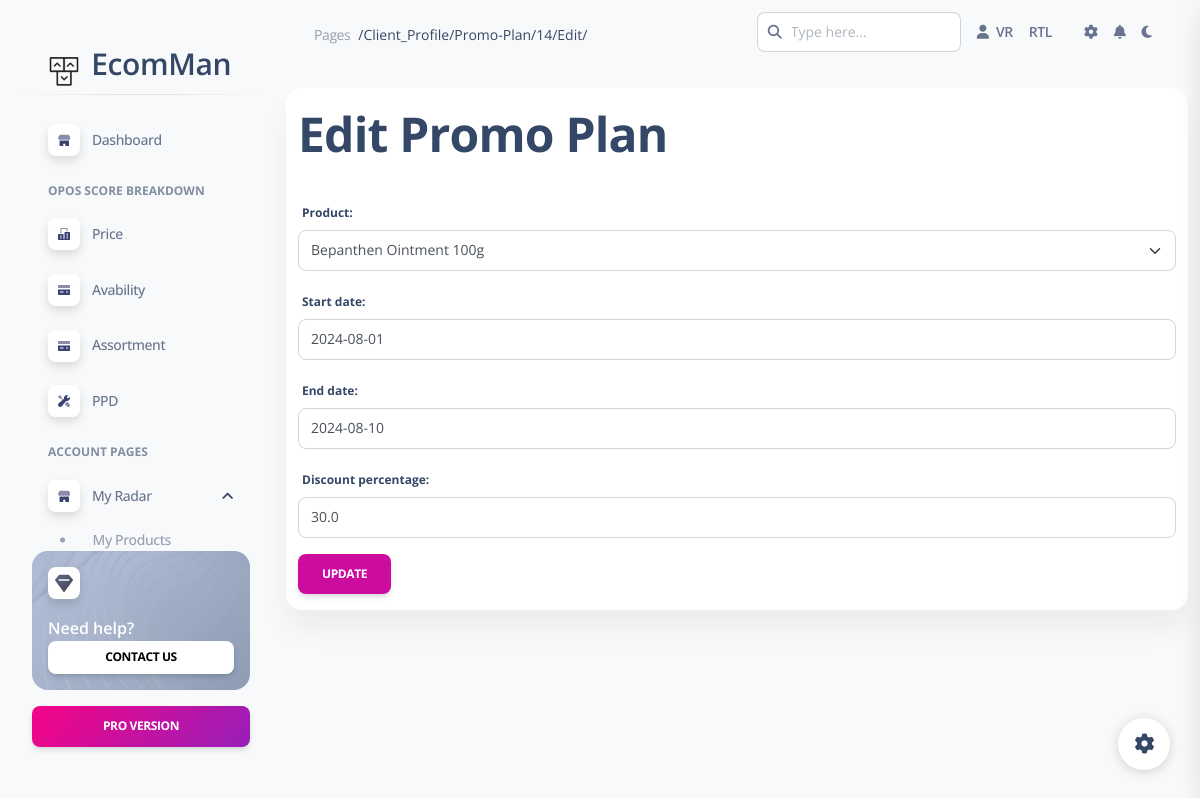
/client_profile/promo-plan/14/edit/ (signed in), run on the app's committed database.
### client_profile/models.py (models this page shows, shortened)
class PromoPlan(models.Model):
    profile = models.ForeignKey(Profile, on_delete=models.CASCADE, related_name='promo_plans')
    product = models.ForeignKey(Product, on_delete=models.CASCADE, related_name='promo_plans')
    start_date = models.DateField()
    end_date = models.DateField()
    discount_percentage = models.FloatField()
    desired_price = models.FloatField(editable=False)
    is_on_sale = models.BooleanField(default=False, editable=False)  # Hidden from forms and auto-managed

### client_profile/views.py (the view)
# urls.py: path('promo-plan/<int:pk>/edit/', views.create_or_edit_promo_plan, name='edit_promo_plan'),
@login_required
def create_or_edit_promo_plan(request, pk=None):
    if pk:
        promo_plan = get_object_or_404(PromoPlan, pk=pk)
        if promo_plan.profile.user != request.user:
            return redirect('client_profile:promo_plan_list')
    else:
        promo_plan = PromoPlan(profile=request.user.profile)
    if request.method == 'POST':
        form = PromoPlanForm(request.POST, instance=promo_plan, user=request.user)
        if form.is_valid():
            form.save()
            return redirect('client_profile:promo_plan_list')
    else:
        form = PromoPlanForm(instance=promo_plan, user=request.user)
    return render(request, 'client_profile/promo_plan_form.html', {'form': form})

### client_profile/forms.py
class PromoPlanForm(forms.ModelForm):
    class Meta:
        model = PromoPlan
        fields = ['product', 'start_date', 'end_date', 'discount_percentage']
        widgets = {
            'start_date': forms.DateInput(attrs={'class': 'form-control', 'id': 'id_start_date'}),
            'end_date': forms.DateInput(attrs={'class': 'form-control', 'id': 'id_end_date'}),
        }
    def __init__(self, *args, **kwargs):
        user = kwargs.pop('user', None)
        super(PromoPlanForm, self).__init__(*args, **kwargs)
        if user:
            self.fields['product'].queryset = Product.objects.filter(profile=user.profile)

### client_profile/models.py (called while the page is built)
    def __str__(self):
        return f"{self.TITLE}"

### client_profile/templates/client_profile/promo_plan_form.html (shortened to what this page needs)
{% extends 'layouts/base.html' %}
{% block content %}
<div class="container-fluid">
    <div class="row mt-4">
        <div class="card">
            <h1 class="mt-3">{% if form.instance.pk %}Edit{% else %}Create{% endif %} Promo Plan</h1>
            <br>
            <form method="post" action="{% if form.instance.pk %}{% url 'client_profile:edit_promo_plan' form.instance.pk %}{% else %}{% url 'client_profile:create_promo_plan' %}{% endif %}">
                {{ form.as_p }}
                <button type="submit" class="btn btn-primary">{% if form.instance.pk %}Update{% else %}Create{% endif %}</button>
            </form>
        </div>
    </div>
</div>
{% endblock %}

### static/css/dark-theme-core.css (style rules this page uses)
body { transition: background-color 200ms ease-in; }

### data on the page
PromoPlan: product "Bepanthen Ointment 100g", start_date "2024-08-01", end_date "2024-08-10", discount_percentage "30.0"

### other printed values
{{ request.path|title }} "/Client_Profile/Promo-Plan/14/Edit/"
